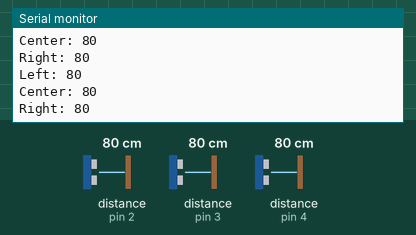
This sketch was run on a simulated Arduino Uno, built with avr-gcc and run on an emulated ATmega328P. Parts: the last lines printed to the serial monitor. Wiring (inferred from the names in the program): 3 × ultrasonic range finder: trigger pin 2, echo pin 2 / trigger pin 3, echo pin 3 / trigger pin 4, echo pin 4. The inputs (shaded band) are chosen by the test bench; at power-on: distance to the obstacle (sensors on pin 2, pin 3, pin 4) 80 cm. The echo pulse lasts 58.3 µs per cm.

Above: at 1.2 s.
1.3 s: distance to the obstacle (sensor on pin 2) set to 120 cm
At 1.54 s:
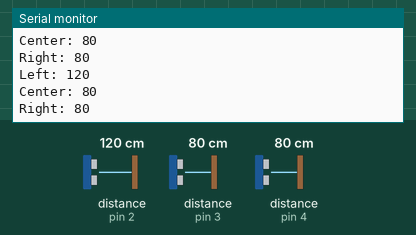
4.3 s: distance to the obstacle (sensor on pin 3) set to 2 cm
At 4.5 s:
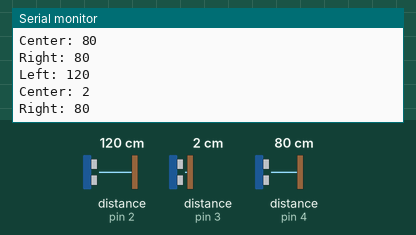
5.8 s: distance to the obstacle (sensor on pin 4) set to 35 cm
At 6.09 s:
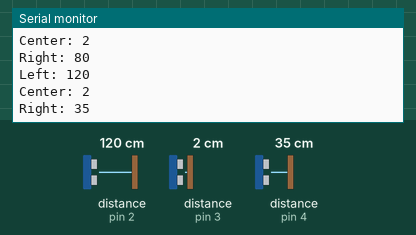
8.8 s: distance to the obstacle (sensor on pin 2) set to 299 cm
At 9.24 s:
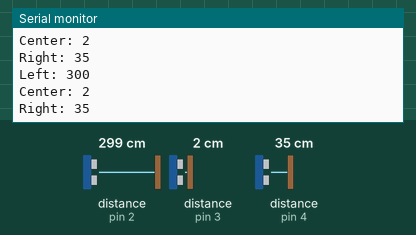
11.8 s: distance to the obstacle (sensor on pin 3) set to 9 cm
At 12.24 s:
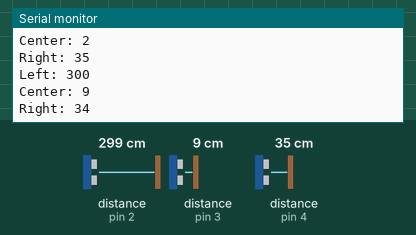
14.8 s: distance to the obstacle (sensor on pin 3) set to 4 cm
At 15.25 s:
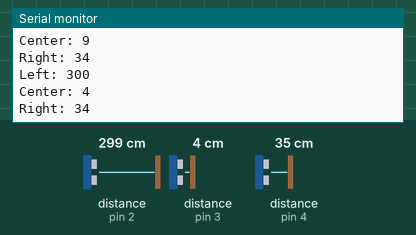
Timing chart, 0 to 17.8 s (numbered marks = the images above; inputs shaded):
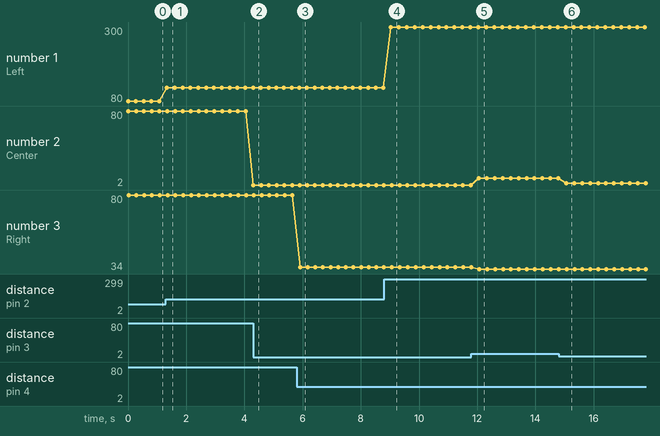

Measured:
- after the input at 1.3 s, the serial monitor: prints a new line at once (image 1)
- after the input at 4.3 s, the serial monitor: prints a new line at once (image 2)
- after the input at 5.8 s, the serial monitor: prints a new line after 0.11 s (image 3)
- after the input at 8.8 s, the serial monitor: prints a new line after 0.23 s (image 4)
- after the input at 11.8 s, the serial monitor: prints a new line after 0.26 s (image 5)
- after the input at 14.8 s, the serial monitor: prints a new line after 0.26 s (image 6)
- plotted number 1: 80 → 120 after the input at 1.3 s, 120 → 300 after the input at 8.8 s
- plotted number 2: 80 → 2 after the input at 4.3 s, 2 → 9 after the input at 11.8 s, 9 → 4 after the input at 14.8 s

The sketch:

Read_3_Ping_sensors.ino
```cpp
const int leftPing = 2;
const int centerPing = 3;
const int rightPing = 4;

void setup()
{
  Serial.begin(9600);
}

void loop()
{
  Serial.print("Left: ");
  Serial.println(getDistance(leftPing));
  Serial.print("Center: ");
  Serial.println(getDistance(centerPing));
  Serial.print("Right: ");
  Serial.println(getDistance(rightPing));
  Serial.println();

  delay(250); // ms
}

int getDistance(int pingPin)
{
  long duration, inches, cm;

  pinMode(pingPin, OUTPUT);
  digitalWrite(pingPin, LOW);
  delayMicroseconds(2);
  digitalWrite(pingPin, HIGH);
  delayMicroseconds(5);
  digitalWrite(pingPin, LOW);

  pinMode(pingPin, INPUT);
  duration = pulseIn(pingPin, HIGH);

  //inches = microsecondsToInches(duration);
  cm = microsecondsToCentimeters(duration);

  //return(inches);
  return(cm);
}

long microsecondsToInches(long microseconds)
{
  return microseconds / 74 / 2;
}

long microsecondsToCentimeters(long microseconds)
{
  return microseconds / 29 / 2;
}
```
